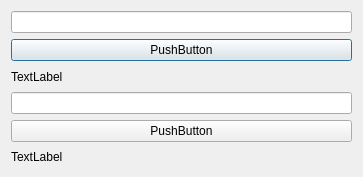
<?xml version="1.0" encoding="UTF-8"?>
<ui version="4.0">
 <class>Dialog</class>
 <widget class="QDialog" name="Dialog">
  <property name="geometry">
   <rect>
    <x>0</x>
    <y>0</y>
    <width>363</width>
    <height>177</height>
   </rect>
  </property>
  <property name="windowTitle">
   <string>Dialog</string>
  </property>
  <layout class="QVBoxLayout" name="verticalLayout_3">
   <item>
    <layout class="QVBoxLayout" name="verticalLayout">
     <item>
      <widget class="QLineEdit" name="lineEdit"/>
     </item>
     <item>
      <widget class="QPushButton" name="pushButton">
       <property name="text">
        <string>PushButton</string>
       </property>
      </widget>
     </item>
     <item>
      <widget class="QLabel" name="label">
       <property name="text">
        <string>TextLabel</string>
       </property>
      </widget>
     </item>
    </layout>
   </item>
   <item>
    <layout class="QVBoxLayout" name="verticalLayout_2">
     <item>
      <widget class="QLineEdit" name="lineEdit_2"/>
     </item>
     <item>
      <widget class="QPushButton" name="pushButton_2">
       <property name="text">
        <string>PushButton</string>
       </property>
      </widget>
     </item>
     <item>
      <widget class="QLabel" name="label_2">
       <property name="text">
        <string>TextLabel</string>
       </property>
      </widget>
     </item>
    </layout>
   </item>
  </layout>
 </widget>
 <resources/>
 <connections/>
</ui>
